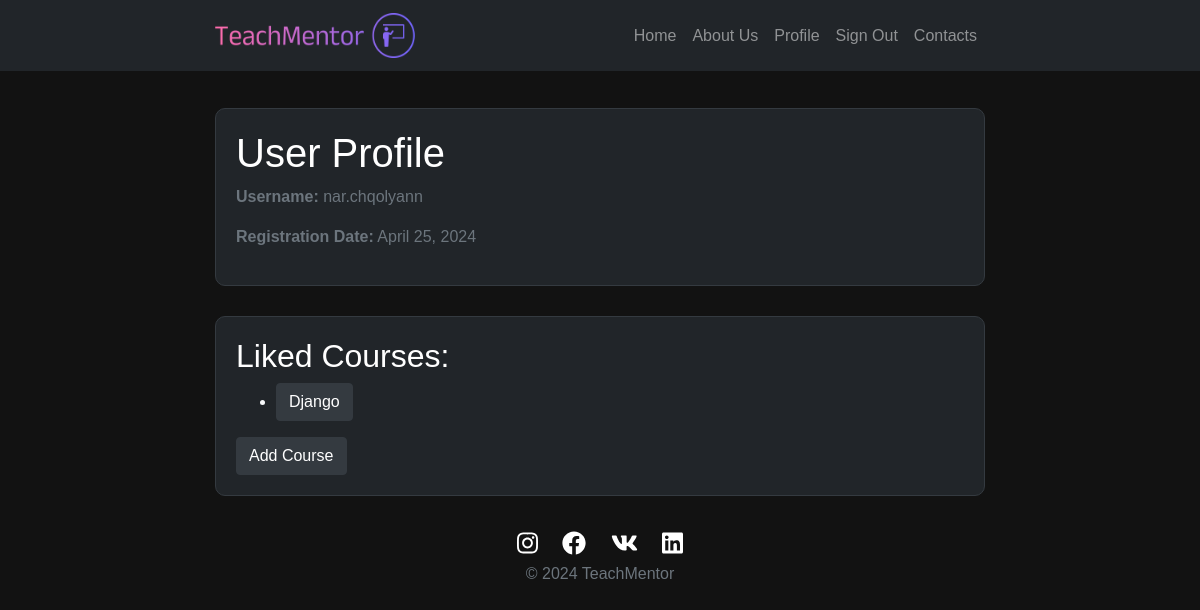
The app's page /user/profile/ (signed in), older data.
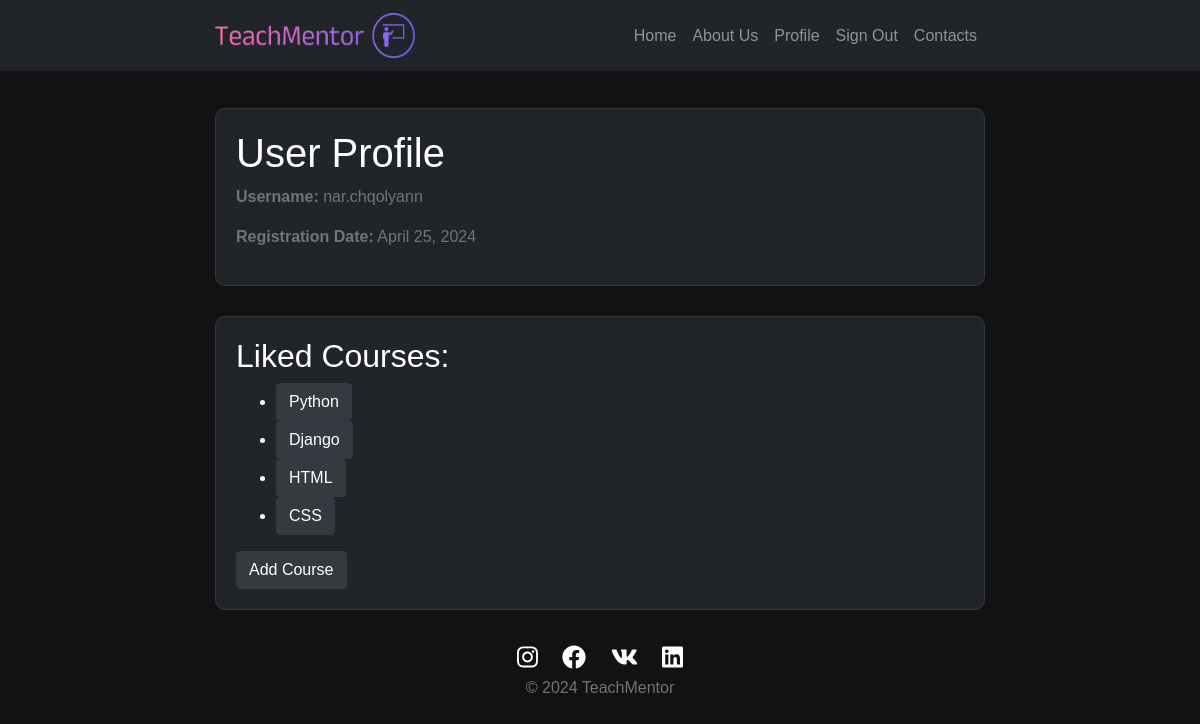
The same page, newer data.
### teachmentor_app/models.py (models this page shows, shortened)
class Course(models.Model):
    course_name = models.CharField(max_length=30, blank=False)
    description = models.TextField()
    likes = models.IntegerField(default=0)
    book_link = models.URLField(blank=True)
    video_link = models.URLField(blank=True)

### teachmentor_app/views.py (the view)
# urls.py: path('user/profile/', user_profile, name='user_profile'),
@login_required
def user_profile(request):
    user_profile = get_object_or_404(UserProfile, user=request.user)
    liked_courses = user_profile.liked_courses.all()
    return render(request, 'user_profile.html', {'user_profile': user_profile, 'liked_courses': liked_courses})

### templates/user_profile.html (shortened to what this page needs)
{% load static %}
<!DOCTYPE html>
<html lang="en">
<head>
    <link rel="stylesheet" href="https://stackpath.bootstrapcdn.com/bootstrap/4.5.2/css/bootstrap.min.css">
    <link rel="stylesheet" href="https://cdnjs.cloudflare.com/ajax/libs/font-awesome/5.15.4/css/all.min.css">
</head>
<body>
<nav class="navbar navbar-expand-lg navbar-dark fixed-top">
    <div class="container">
        <a class="navbar-brand" href="/"><img src="{% static 'img/image.png' %}" width="200" height="45" alt="TechMentor"></a>
        <div class="collapse navbar-collapse" id="navbarSupportedContent">
            <ul class="navbar-nav ml-auto">
                <li class="nav-item">
                    <a class="nav-link" href="/">Home</a>
                </li>
                <li class="nav-item">
                    <a class="nav-link" href="{% url 'about' %}">About Us</a>
                </li>
                {% if user.is_authenticated %}
                    <li class="nav-item">
                        <a class="nav-link" href="{% url 'user_profile' %}">Profile</a>
                    </li>
                    <li class="nav-item">
                        <a class="nav-link" href="{% url 'logout' %}">Sign Out</a>
                    </li>
                {% endif %}
                <li class="nav-item">
                    <a class="nav-link" href="{% url 'feedback' %}?name-feedback">Contacts</a>
                </li>
            </ul>
        </div>
    </div>
</nav>
<div class="container mt-5">
    <div class="profile_section">
        <h1>User Profile</h1>
        <p><strong>Username:</strong> {{ user_profile.user.username }}</p>
        <p><strong>Registration Date:</strong> {{ user_profile.registration_date }}</p>
    </div>
    <div class="profile_section">
        <h2>Liked Courses:</h2>
        <ul class="liked-courses">
            {% for course in liked_courses %}
                <li><a href="{% url 'course_details' course.id %}" class="btn btn-secondary">{{ course.course_name }}</a></li>
            {% endfor %}
        </ul>
        <a href="{% url 'add_course' %}" class="btn btn-secondary">Add Course</a>
    </div>
</div>
<div class="logo-container">
    <div class="text-center">
        <a href="https://www.instagram.com/nar.chqolyann"><i class="fab fa-instagram"></i></a>
        <a href="https://www.facebook.com/profile.php?id=100066708270558"><i class="fab fa-facebook"></i></a>
        <a href="https://vk.com/id856189582"><i class="fab fa-vk"></i></a>
        <a href="https://www.linkedin.com/in/narek-chqolian-0b3b27290/"><i class="fab fa-linkedin"></i></a>
        <p>© 2024 TeachMentor</p>
    </div>
</div>
</body>
</html>

Row changes from the older to the newer data that the page shows:
now on this page (row edited): Course: course_name "Python"
now on this page (row edited): Course: course_name "HTML"
now on this page (row edited): Course: course_name "CSS"
